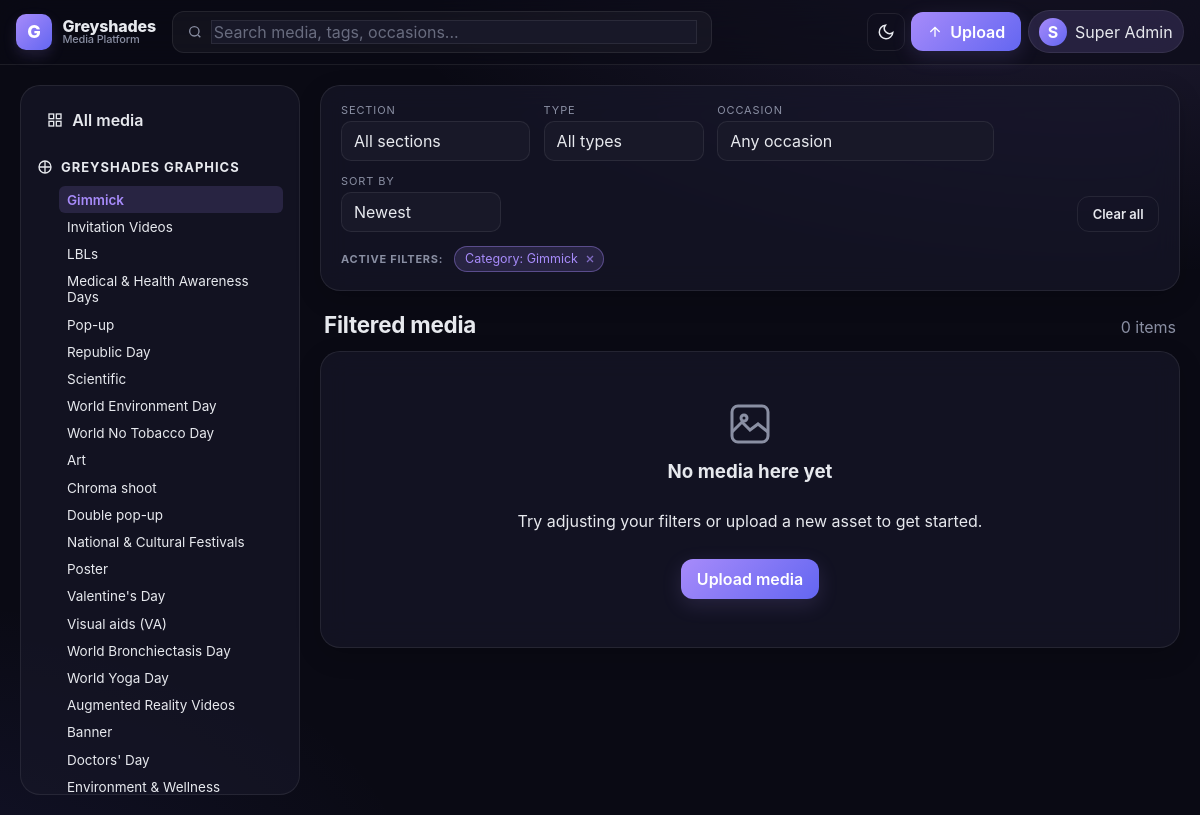
/dashboard?category=1 (signed in), run on the app's committed database.
### tables this page shows
CREATE TABLE `sections` (
    `id`   TINYINT UNSIGNED NOT NULL AUTO_INCREMENT,
    `code` VARCHAR(32) NOT NULL,
    `name` VARCHAR(120) NOT NULL,
    PRIMARY KEY (`id`),
    UNIQUE KEY `uq_sections_code` (`code`)
);

CREATE TABLE `categories` (
    `id`         INT UNSIGNED NOT NULL AUTO_INCREMENT,
    `section_id` TINYINT UNSIGNED NOT NULL,
    `parent_id`  INT UNSIGNED NULL,
    `name`       VARCHAR(150) NOT NULL,
    `slug`       VARCHAR(180) NOT NULL,
    `sort_order` INT NOT NULL DEFAULT 0,
    `created_at` DATETIME NOT NULL DEFAULT CURRENT_TIMESTAMP,
    PRIMARY KEY (`id`),
    UNIQUE KEY `uq_categories_section_slug` (`section_id`,`slug`),
    KEY `idx_categories_parent` (`parent_id`),
    KEY `idx_categories_section` (`section_id`),
    CONSTRAINT `fk_categories_section` FOREIGN KEY (`section_id`) REFERENCES `sections`(`id`),
    CONSTRAINT `fk_categories_parent`  FOREIGN KEY (`parent_id`)  REFERENCES `categories`(`id`) ON DELETE SET NULL
);

### app/Views/dashboard/index.php (the view, shortened to what the rows shown need)
<?php
$rows  = $result['rows'];
$total = $result['total'];
$buildUrl = function (array $changes = []) use ($filters, $sort): string {
    $qs = array_filter([
        'section'  => $filters['section_code'] ?? null,
        'category' => $filters['category_id']  ?? null,
        'occasion' => $filters['occasion_id']  ?? null,
        'tag'      => $filters['tag_id']       ?? null,
        'type'     => $filters['media_type']   ?? null,
        'q'        => $filters['q']            ?? null,
        'sort'     => $sort !== 'newest' ? $sort : null,
    ], fn ($v) => $v !== null && $v !== '' && $v !== 0);
    foreach ($changes as $k => $v) {
        if ($v === null || $v === '' || $v === 0) {
            unset($qs[$k]);
        } else {
            $qs[$k] = $v;
        }
    }
    return '?' . http_build_query($qs);
};
?>
<div class="dashboard">
    <?php require __DIR__ . '/_sidebar.php'; ?>
    <section class="content">
        <?php
            $activeChips = [];
            if (!empty($filters['category_id'])) {
                $catName = (string) (\App\Core\Database::scalar('SELECT name FROM categories WHERE id = ?', [(int) $filters['category_id']]) ?? 'Category');
                $activeChips[] = ['label' => 'Category: ' . $catName, 'href' => $buildUrl(['category' => null])];
            }
        ?>
        <div class="filterbar glass">
            <form class="filter-form" method="get" id="filter-form">
                <label class="select">
                    <span>Section</span>
                    <select name="section" onchange="this.form.submit()">
                        <option value="">All sections</option>
                    </select>
                </label>
                <label class="select">
                    <span>Type</span>
                    <select name="type" onchange="this.form.submit()">
                        <option value="">All types</option>
                    </select>
                </label>
                <label class="select">
                    <span>Occasion</span>
                    <select name="occasion" onchange="this.form.submit()">
                        <option value="">Any occasion</option>
                    </select>
                </label>
                <label class="select">
                    <span>Sort by</span>
                    <select name="sort" onchange="this.form.submit()">
                        <?php foreach (['newest'=>'Newest','oldest'=>'Oldest','popular'=>'Most viewed','az'=>'A → Z'] as $k=>$v): ?>
                        <option value="<?= $k ?>" <?= $sort === $k ? 'selected' : '' ?>><?= $v ?></option>
                        <?php endforeach; ?>
                    </select>
                </label>
                <?php if (!empty($activeChips)): ?>
                    <a class="btn-ghost clear-all-btn" href="<?= url('/dashboard') ?>">Clear all</a>
                <?php endif; ?>
            </form>
            <?php if (!empty($activeChips)): ?>
            <div class="active-filter-strip">
                <span class="active-label">Active filters:</span>
                <?php foreach ($activeChips as $chip): ?>
                <a class="chip active removable" href="<?= e($chip['href']) ?>" title="Remove this filter">
                    <?= e($chip['label']) ?>
                    <svg width="12" height="12" viewBox="0 0 24 24" fill="none" stroke="currentColor" stroke-width="2.5"><path d="M18 6L6 18M6 6l12 12"/></svg>
                </a>
                <?php endforeach; ?>
            </div>
            <?php endif; ?>
        </div>
        <div class="content-header">
            <h2>
                <?php if (!empty($filters['q'])): ?>Search results for "<?= e($filters['q']) ?>"
                <?php elseif (!empty($filters['section_code']) || !empty($filters['category_id']) || !empty($filters['occasion_id']) || !empty($filters['tag_id']) || !empty($filters['media_type'])): ?>Filtered media
                <?php else: ?>All media<?php endif; ?>
            </h2>
            <span class="muted"><?= number_format($total) ?> item<?= $total === 1 ? '' : 's' ?></span>
        </div>
        <?php if (empty($rows)): ?>
        <div class="empty-state glass">
            <svg width="48" height="48" viewBox="0 0 24 24" fill="none" stroke="currentColor" stroke-width="1.5"><rect x="3" y="3" width="18" height="18" rx="3"/><path d="M3 16l5-5 4 4 4-3 5 4"/><circle cx="9" cy="9" r="1.5"/></svg>
            <h3>No media here yet</h3>
            <p>Try adjusting your filters or upload a new asset to get started.</p>
            <?php if (\App\Core\Auth::canUpload()): ?>
            <a class="btn-primary" href="<?= url('/upload') ?>">Upload media</a>
            <?php endif; ?>
        </div>
        <?php endif; ?>
    </section>
</div>

### app/Core/Router.php (shortened to what the rows shown need)
<?php
final class Router
{
    private array $routes = [];
    private function add(string $method, string $path, mixed $handler, array $middleware): void
    {
        $params = [];
        $regex = preg_replace_callback('#\{([a-zA-Z_][a-zA-Z0-9_]*)\}#', function ($m) use (&$params) {
            $params[] = $m[1];
            return '([^/]+)';
        }, $path);
        $regex = '#^' . $regex . '$#';
        $this->routes[$method][] = [$regex, $params, $handler, $middleware];
    }
    public function dispatch(): void
    {
        $method = strtoupper($_SERVER['REQUEST_METHOD'] ?? 'GET');
        $uri    = parse_url($_SERVER['REQUEST_URI'] ?? '/', PHP_URL_PATH) ?: '/';
        $uri    = '/' . trim($uri, '/');
        foreach ($this->routes[$method] ?? [] as [$regex, $params, $handler, $middleware]) {
            if (preg_match($regex, $uri, $matches)) {
                array_shift($matches);
                $args = array_combine($params, $matches) ?: [];
                $this->call($handler, $args);
                return;
            }
        }
    }
    private function call(mixed $handler, array $args): void
    {
        $castArgs = array_map(
            fn ($v) => is_string($v) && ctype_digit($v) ? (int) $v : $v,
            array_values($args)
        );
        if (is_array($handler) && count($handler) === 2) {
            [$class, $method] = $handler;
            $instance = new $class();
            $instance->{$method}(...$castArgs);
            return;
        }
        throw new \RuntimeException('Invalid route handler');
    }
}

### app/Views/dashboard/_sidebar.php
<?php
$selectedCat = isset($filters['category_id']) ? (int) $filters['category_id'] : 0;
$selectedSec = $filters['section_code'] ?? null;
$navUrl = function (array $changes) use ($filters, $sort): string {
    $qs = array_filter([
        'occasion' => $filters['occasion_id'] ?? null,
        'tag'      => $filters['tag_id']      ?? null,
        'type'     => $filters['media_type']  ?? null,
        'q'        => $filters['q']           ?? null,
        'sort'     => $sort !== 'newest' ? $sort : null,
    ], fn ($v) => $v !== null && $v !== '' && $v !== 0);
    foreach ($changes as $k => $v) {
        if ($v === null || $v === '' || $v === 0) {
            unset($qs[$k]);
        } else {
            $qs[$k] = $v;
        }
    }
    return '?' . http_build_query($qs);
};
$isInPath = function (array $node) use (&$isInPath, $selectedCat): bool {
    if ($selectedCat === (int) $node['id']) return true;
    foreach ($node['children'] ?? [] as $child) {
        if ($isInPath($child)) return true;
    }
    return false;
};
$renderNode = function (array $node, int $depth = 0) use (&$renderNode, $selectedCat, &$isInPath, $navUrl) {
    $active = $selectedCat === (int) $node['id'];
    $hasChildren = !empty($node['children']);
    $inPath = $hasChildren && $isInPath($node);
    ?>
    <li class="tree-item <?= $hasChildren ? 'has-children' : '' ?>">
        <div class="tree-row">
            <?php if ($hasChildren): ?>
            <button class="tree-toggle <?= $inPath ? 'open' : '' ?>" data-toggle="tree" type="button" aria-label="Toggle">
                <svg width="12" height="12" viewBox="0 0 24 24" fill="none" stroke="currentColor" stroke-width="2.5"><path d="m9 18 6-6-6-6"/></svg>
            </button>
            <?php else: ?><span class="tree-spacer"></span><?php endif; ?>
            <a class="tree-link <?= $active ? 'active' : '' ?>"
               href="<?= e($navUrl(['category' => (int) $node['id']])) ?>">
                <?= e($node['name']) ?>
            </a>
        </div>
        <?php if ($hasChildren): ?>
        <ul class="tree-children" <?= $inPath ? '' : 'hidden' ?>>
            <?php foreach ($node['children'] as $child) $renderNode($child, $depth + 1); ?>
        </ul>
        <?php endif; ?>
    </li>
    <?php
};
?>
<aside class="sidebar">
    <div class="sidebar-section">
        <a class="sidebar-home <?= empty($filters['section_code']) && empty($filters['category_id']) ? 'active' : '' ?>" href="<?= url('/dashboard') ?>">
            <svg width="16" height="16" viewBox="0 0 24 24" fill="none" stroke="currentColor" stroke-width="2"><rect x="3" y="3" width="7" height="7"/><rect x="14" y="3" width="7" height="7"/><rect x="14" y="14" width="7" height="7"/><rect x="3" y="14" width="7" height="7"/></svg>
            All media
        </a>
    </div>
    <?php foreach ($sections as $s): ?>
    <div class="sidebar-section">
        <h4 class="sidebar-title">
            <a href="<?= e($navUrl(['section' => (string) $s['code'], 'category' => null])) ?>"
               class="<?= ($selectedSec === $s['code'] && !$selectedCat) ? 'active' : '' ?>">
                <?php if ($s['code'] === 'graphics'): ?>
                    <svg width="16" height="16" viewBox="0 0 24 24" fill="none" stroke="currentColor" stroke-width="2"><circle cx="12" cy="12" r="9"/><path d="M12 3v18M3 12h18"/></svg>
                <?php else: ?>
                    <svg width="16" height="16" viewBox="0 0 24 24" fill="none" stroke="currentColor" stroke-width="2"><rect x="3" y="4" width="18" height="18" rx="2"/><path d="M16 2v4M8 2v4M3 10h18"/></svg>
                <?php endif; ?>
                <?= e($s['name']) ?>
            </a>
        </h4>
        <ul class="tree">
            <?php foreach ($trees[$s['code']] ?? [] as $node) $renderNode($node, 0); ?>
        </ul>
    </div>
    <?php endforeach; ?>
</aside>

### data on the page
sections: code "graphics" (drawn), name "GREYSHADES GRAPHICS"
categories: name "Gimmick"
categories: name "Invitation Videos"
categories: name "LBLs"
categories: name "Medical & Health Awareness Days"
categories: name "Pop-up"
categories: name "Republic Day"
categories: name "Scientific"
categories: name "World Environment Day"
categories: name "World No Tobacco Day"
categories: name "Art"
categories: name "Chroma shoot"
categories: name "Double pop-up"
categories: name "National & Cultural Festivals"
categories: name "Poster"
categories: name "Valentine's Day"
categories: name "Visual aids (VA)"
categories: name "World Bronchiectasis Day"
categories: name "World Yoga Day"
categories: name "Augmented Reality Videos"
categories: name "Banner"
categories: name "Doctors' Day"
categories: name "Environment & Wellness"

### other printed values
$chip['label'] "Category: Gimmick"
$total "0"
form field sort "Newest"
